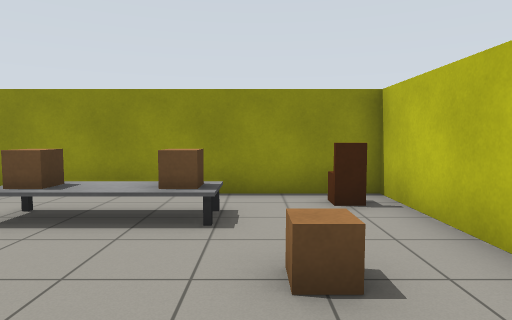
View 1 (above)

24 first-person views from a walk through a robot-simulator world made for Gazebo. The camera is 1.1 m above the floor, tilts 4° down and sees 75° across. The floor is counted in squares, 1 m on a side. Each view is taken from the middle of a square. On the plan, view 1 faces up. The plan holds only what a view shows up to about 13 squares ahead; the rest is blank.

View 2
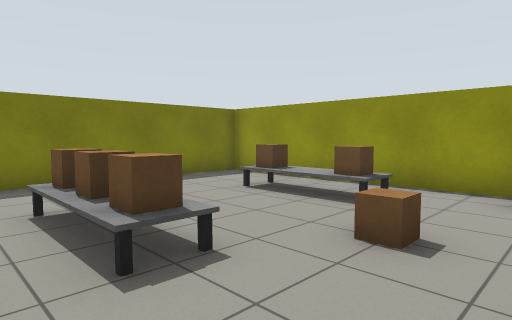

View 3
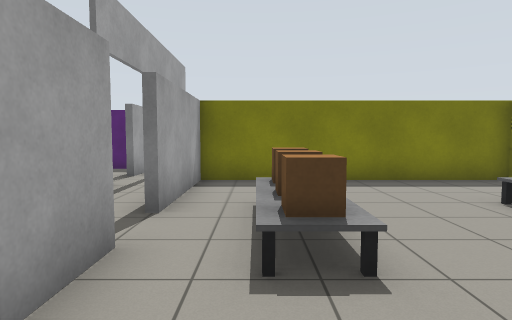

View 4
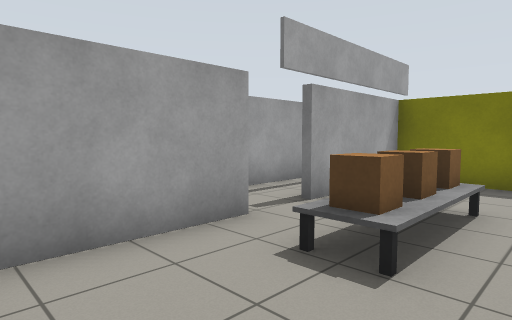

View 5
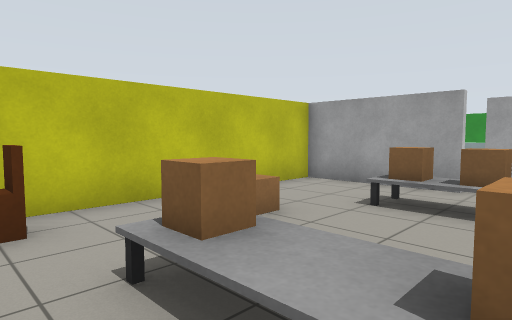

View 6
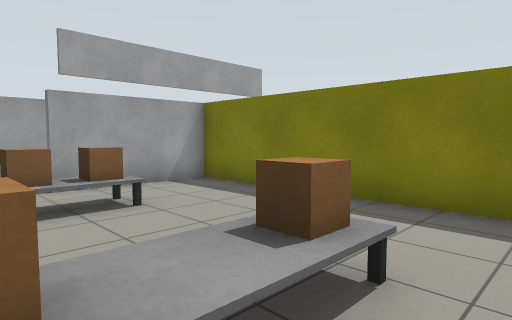

View 7
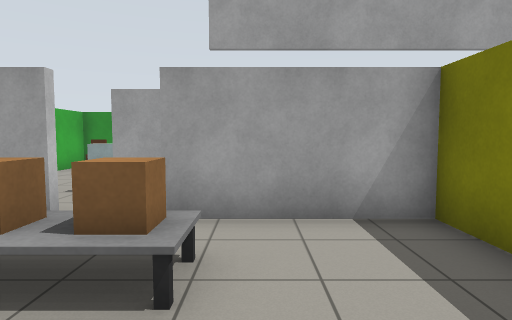

View 8
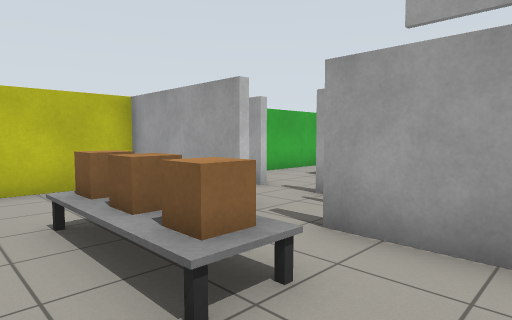

View 9
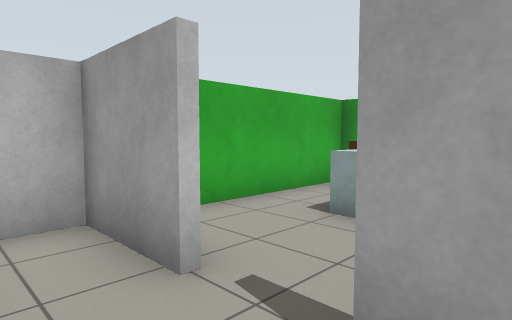

View 10
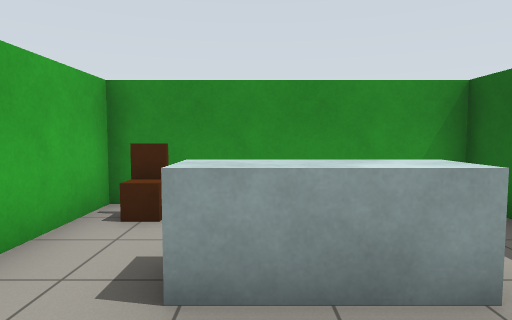

View 11
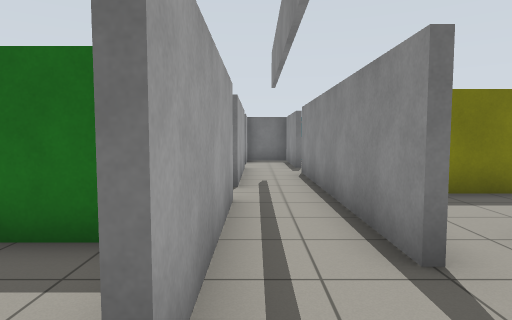

View 12
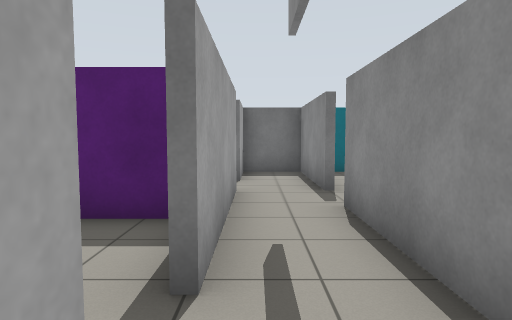

View 13
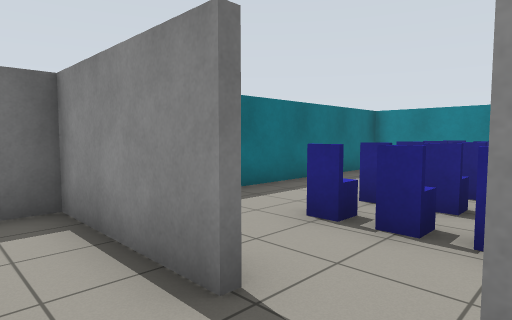

View 14
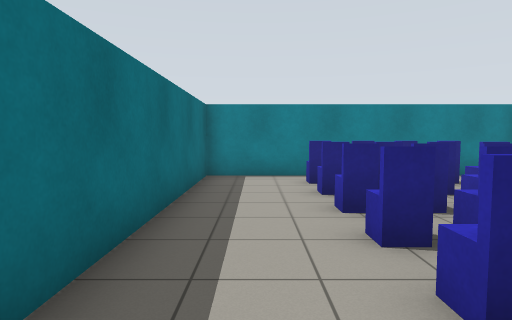

View 15
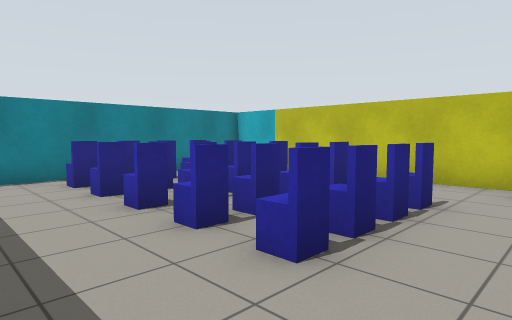

View 16
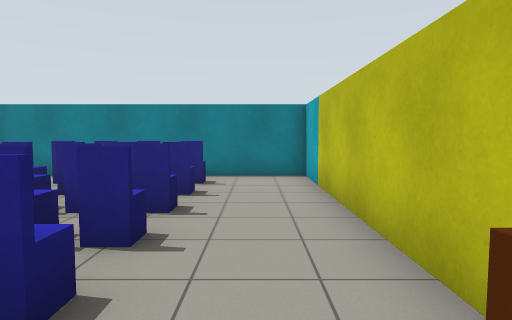

View 17
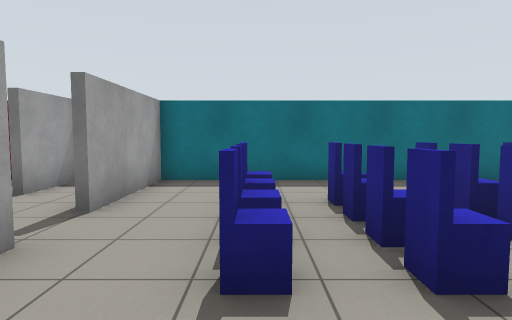

View 18
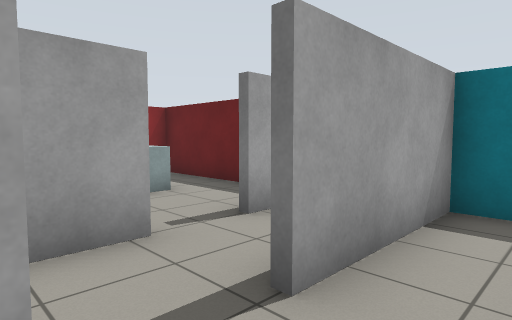

View 19
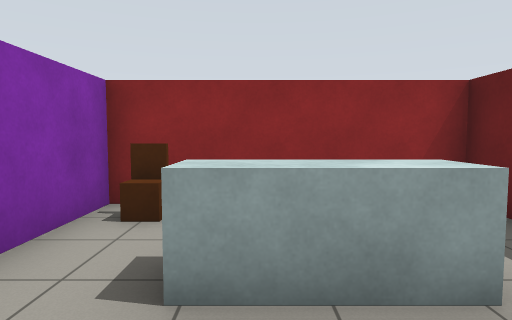

View 20
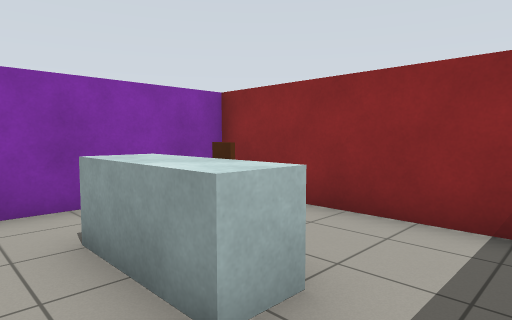

View 21
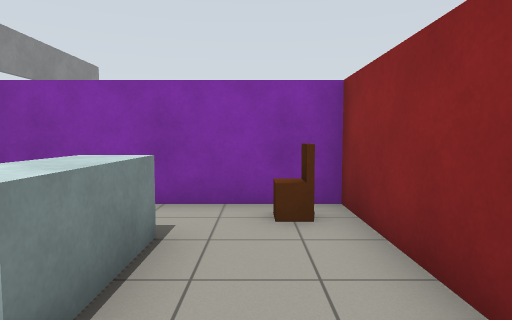

View 22
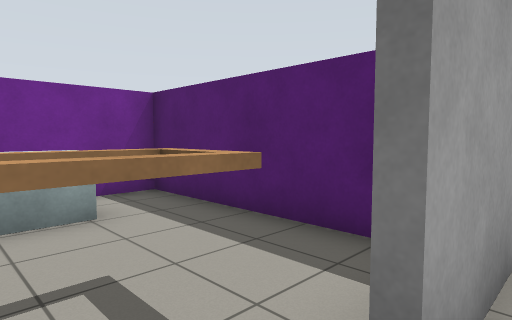

View 23
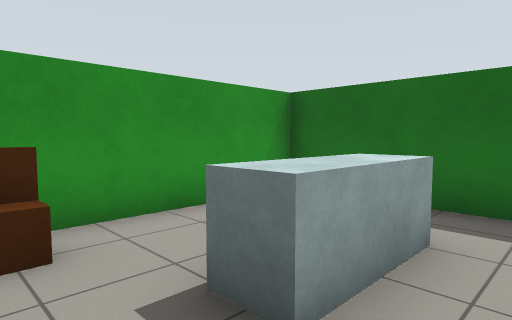

View 24
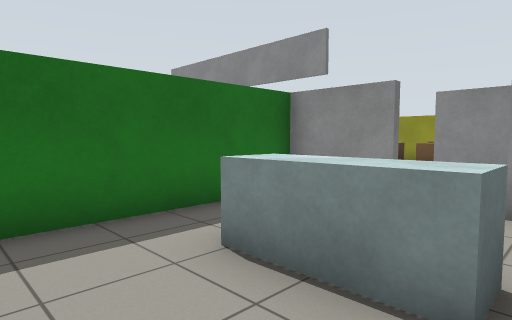

### Floor plan
Points are (right, up) in squares from view 1. A wall is a line through its corners. A room is listed if a view was taken in it or the views show most of it. See-through windows are left out.
Room 1 (views 1, 2, 3, 4, 5, 6, 7, 8)
walls: (-1.4, -1.4) (2.4, -1.4) (2.4, 6.4) (-6.4, 6.4) (-6.4, -1.4) (-2.8, -1.4)
ways out: opening at (-2, -2) to room 2
objects: house (-3, 0) to (-1, 1); house (-3, 4) to (-1, 5); house (1, 3); chair (2, 6)
Room 2 (views 9, 11, 12, 13, 22)
walls: (-5.8, -3.4) (-1.2, -3.4); (-2.8, -1.6) (-10.2, -1.6); (-11.6, -1.6) (-15.5, -1.6); (-11.9, -3.4) (-7.4, -3.4); (0.1, -3.4) (2.4, -3.4) (2.4, -2.5); (0, -1.6) (-1.2, -1.6); (-15.4, -1.9) (-15.4, -3.4) (-13.2, -3.4)
ways out: opening at (-2, -2) to room 1; opening at (-0.5, -4) to room 3; opening at (-11, -2) to room 4; opening at (-12.5, -4) to room 5; opening at (-6.5, -4) to room 6
Room 3 (views 10, 23, 24)
walls: (-1.1, -3.6) (-3.4, -3.6) (-3.4, -9.4) (2.4, -9.4) (2.4, -5.1)
ways out: opening at (-0.5, -4) to room 2
objects: table (-1, -7) to (0, -6); chair (2, -8)
Room 4 (views 14, 15, 16, 17, 18)
walls: (-6.6, 0) (-6.6, 8.4) (-15.4, 8.4) (-15.4, -1.9); (-15.5, -1.4) (-11.8, -1.4)
ways out: opening at (-11, -2) to room 2
objects: chair (-12, 1) to (-9, 1); chair (-12, 3) to (-9, 3); chair (-12, 4) to (-9, 4); chair (-12, 6) to (-9, 6); chair (-12, 7) to (-9, 7); chair (-7, 0)
Room 5 (views 19, 20, 21)
walls: (-15.4, -5.1) (-15.4, -9.4) (-9, -9.4); (-9.6, -9.5) (-9.6, -3.8)
ways out: opening at (-12.5, -4) to room 2
objects: table (-13, -7) to (-12, -6); chair (-10, -8)
Room 6 (no view inside)
walls: (-9.4, -4.1) (-9.4, -9.5); (-9, -9.4) (-6.8, -9.4)
ways out: opening at (-6.5, -4) to room 2
objects: table (-8, -8) to (-7, -8); desk (-7, -6) to (-6, -4); chair (-4, -8)

Positions as (right, up) in squares from view 1, and headings:
1: (0, 0), facing up
2: (2, -1), facing up-left
3: (2, 0), facing left
4: (2, 2), facing down-left
5: (-3, 6), facing down-right
6: (-1, 6), facing down-left
7: (-4, 3), facing down
8: (-5, 2), facing down-right
9: (-2, -2), facing down-right
10: (0, -4), facing down
11: (0, -3), facing left
12: (-5, -3), facing left
13: (-10, -3), facing up-left
14: (-14, -1), facing up
15: (-15, -1), facing up-right
16: (-8, -1), facing up
17: (-7, 1), facing left
18: (-10, 0), facing down-left
19: (-12, -4), facing down
20: (-15, -5), facing down-right
21: (-15, -8), facing right
22: (-6, -3), facing down-left
23: (2, -5), facing down-left
24: (1, -9), facing up-left
